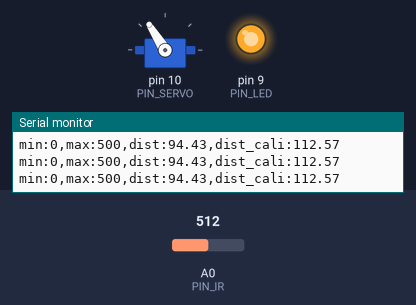
Bench run of a sketch on a simulated Arduino Uno, built with avr-gcc and run on an emulated ATmega328P. Parts: servo, output pins drawn as LEDs (lit = HIGH), the last lines printed to the serial monitor. The inputs (shaded band) are chosen by the test bench; at power-on: A0 (PIN_IR) = 512.

Above: at 1.2 s.
1.3 s: A0 (PIN_IR) set to 289
2.8 s: A0 (PIN_IR) set to 262
At 3.2 s:
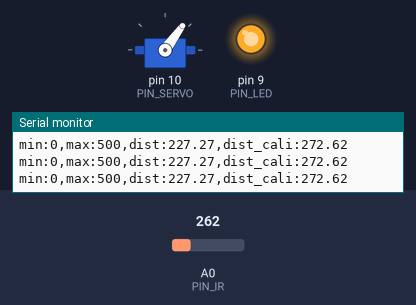
4.3 s: A0 (PIN_IR) set to 306
At 5.5 s:
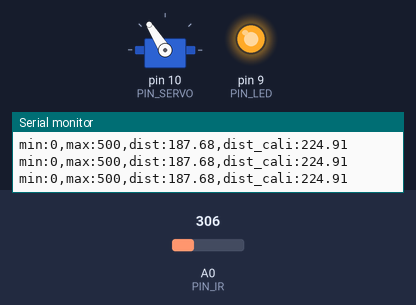
5.8 s: A0 (PIN_IR) set to 245
At 6.7 s:
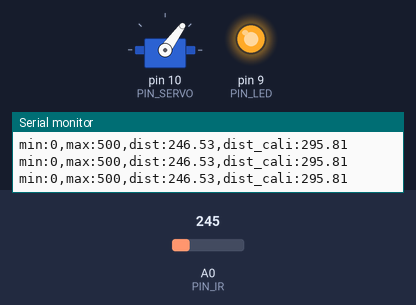
Timing chart, 0 to 8.8 s (numbered marks = the images above; inputs shaded):
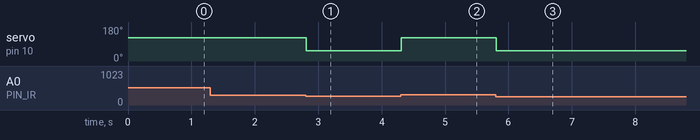

Measured:
- the behaviour switches between 277 and 276 on A0 (PIN_IR) (found by bisection; images 0 and 1)
- after the input at 2.8 s, servo on pin 10 (PIN_SERVO): 122° → 54° at once
- after the input at 4.3 s, servo on pin 10 (PIN_SERVO): 54° → 122° at once
- after the input at 5.8 s, servo on pin 10 (PIN_SERVO): 122° → 54° at once

The sketch:

21_bbc_20203044.ino
```cpp
#include <Servo.h>

// Arduino pin assignment
#define PIN_SERVO 10
#define PIN_IR A0
#define PIN_LED 9

#define _DUTY_MIN 1100
#define _DUTY_NUE 1450
#define _DUTY_MAX 1800

Servo myservo;
int a, b; // unit: mm

void setup() {
// initialize GPIO pins
  pinMode(PIN_LED,OUTPUT);
  digitalWrite(PIN_LED, 1);

// initialize serial port
  Serial.begin(57600);

  a = 84; //70;
  b = 333; //300;

  myservo.attach(PIN_SERVO);
  myservo.writeMicroseconds(_DUTY_NUE);
}

float ir_distance(void){ // return value unit: mm
  float val;
  float volt = float(analogRead(PIN_IR));
  val = ((6762.0/(volt-9.0))-4.0) * 10.0;
  return val;
}

void loop() {
  float raw_dist = ir_distance();
  float dist_cali = 100 + 300.0 / (b - a) * (raw_dist - a);
  Serial.print("min:0,max:500,dist:");
  Serial.print(raw_dist);
  Serial.print(",dist_cali:");
  Serial.println(dist_cali);

  if(dist_cali < 255) myservo.writeMicroseconds(_DUTY_MAX);
  else myservo.writeMicroseconds(_DUTY_MIN);
}
```
